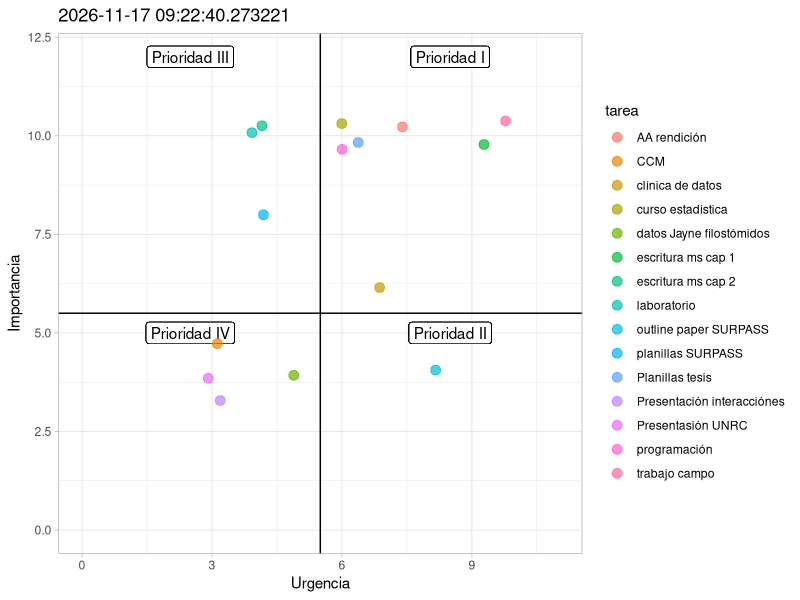

Recreate this plot in R.
## ---- chunk 1
knitr::opts_chunk$set(echo = F, warning = F, message = F)
## ---- chunk 2

library(tibble)

# Escala de importancia va de 0 - 10

tareas <- tribble(
     ~ tarea, ~ importancia, ~ urgencia,
     "escritura ms cap 1", 10, 9,
     "trabajo campo", 10, 10,
     "planillas SURPASS", 8, 4,
     "clínica de datos", 6, 7,
     "curso estadística", 10, 6,
     "programación", 10, 6,
     "datos Jayne filostómidos", 4, 5,
     "laboratorio", 10, 4,
     "AA rendición", 10, 7,
     "escritura ms cap 2", 10, 4,
     "Planillas tesis", 10, 6,
     "Presentasión UNRC", 4, 3,
     "CCM", 5, 3,
     "Presentación interacciónes", 3, 3,
     "outline paper SURPASS", 4, 8
)

library(ggplot2)


ggplot(tareas, aes(urgencia, importancia)) +
     xlim(c(0, 11)) + ylim(c(0, 12)) +
        geom_vline(xintercept = mean(1:10)) +
        geom_hline(yintercept = mean(1:10)) +
        geom_label(x = mean(0:5.5), y = 12, label = "Prioridad III") +
        geom_label(x = mean(0:5.5), y = 5, label = "Prioridad IV") +
        geom_label(x = mean(5.5:12), y = 12, label = "Prioridad I") +
        geom_label(x = mean(5.5:12), y = 5, label = "Prioridad II") + 
        geom_jitter(aes(color = tarea), size = 3, alpha = 0.7) + 
        theme_light() +
        labs(x = "Urgencia", y = "Importancia") +
        ggtitle(label = paste(Sys.time()))
        
